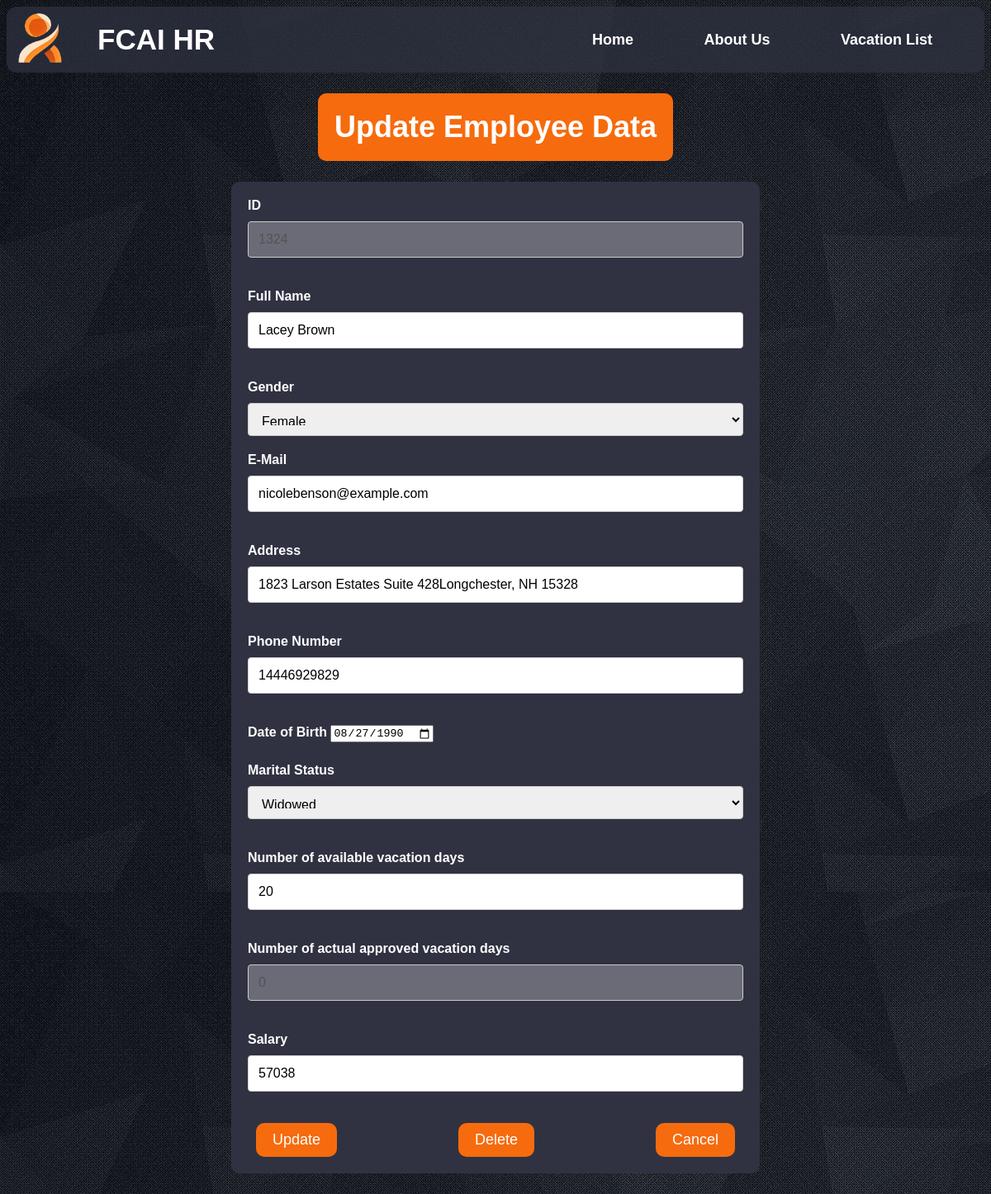
The page /updateData/1324/ on the database its author committed.
### Management/models.py (models this page shows, shortened)
class Employee(models.Model):
    id = models.IntegerField(primary_key = True, unique = True, error_messages = {'null': 'ID field cannot be null','unique': 'This ID is already in use'})
    name = models.CharField(max_length = 100)
    email = models.EmailField(max_length = 254)
    address = models.CharField(max_length = 100)
    number = models.CharField(max_length = 11)
    gender = models.CharField(max_length = 6)
    status = models.CharField(max_length= 12)
    availableVacation = models.IntegerField()
    approvedVacation = models.IntegerField(default= 0)
    salary = models.IntegerField()
    dob = models.DateField()
    dateCreated = models.DateField(default= datetime.date.today, null= True)

### Users/views.py (the view)
# urls.py: path('updateData/<id>/', userViews.update, name='hr-updateData'),
def update(request, id):
        if request.method == 'POST':
                form = EmployeeUpdateForm(request.POST, instance=Employee.objects.get(id=id))
                if form.is_valid():
                        number = form.cleaned_data.get('number')
                        if len(number) != 11:
                                messages.warning(request, "Please enter a valid phone number")
                                return render(request, 'Users/update.html', {'form': form})
                        form.save()
                        messages.info(request, "Employee updated successfully")
                        return redirect('hr-home')
        else:
                form = EmployeeUpdateForm(instance=Employee.objects.get(id=id))
        return render(request, 'Users/update.html', {'form': form, 'id': id})

### Users/templates/Users/update.html (shortened to what this page needs)
{% extends 'Management/base.html' %}
{% load static %}
{% block styles %}
<link rel="stylesheet" href="{% static 'Users/CSS/Update.css' %}">
{% endblock styles %}
{% block content %}
<h1>Update Employee Data</h1>
<form method = "POST">
		<label for="id">ID</label>
		{{form.id}}
		<br/><br/>
		<label for="name">Full Name</label>
		{{form.name}}
		<br/><br/>
		<label for="gender">Gender</label><br/>
		{{form.gender}}
		<label for="email">E-Mail </label>
		{{form.email}}
		<br/><br/>
		<label for="address">Address</label>
		{{form.address}}
		<br/><br/>
		<label for="number">Phone Number </label>
		{{form.number}}
		<br/><br/>
		<label for="date">Date of Birth </label>
		{{form.dob}}
		<br/><br/>
		<label for="maritalStat">Marital Status</label>
		{{form.status}}
		<br/><br/>
		<label for="number of available vacation days"> Number of available vacation days</label>
		{{form.availableVacation}}
		<br/><br/>
		<label for="number of approved vacation days"> Number of actual approved vacation days</label>
		{{form.approvedVacation}}
		<br/><br/>
		<label for="salary">Salary</label>
		{{form.salary}}
		<br/><br/>
	<div class="buttons">
	<input type="submit" value="Update" id="update-button"/>
	<input type="button" value="Delete" id="delete-button" onclick="window.location.href='{% url 'hr-deleteData' id %}';"/>
	<input type="button" value="Cancel" onclick="window.location.href='{% url 'hr-home' %}';"/>
	</div>
</form>
{% endblock content %}

### Management/static/Management/CSS/Navigation.css (style rules this page uses)
body { background-image: url('../Images/background.jpg'); }

### Users/static/Users/CSS/Update.css (style rules this page uses)
body { font-family: Arial, sans-serif; background-color: #f2f2f2; }
h1 { margin-top: 50px; text-align: center; font-size: 36px; background-color: #f66b0e; color: #fff; padding: 20px; border-radius: 10px; width: fit-content; margin: auto; margin-top: 25px; }
form { margin: 25px auto; max-width: 600px; padding: 20px; background-color: #303242; color: #ffffff; border-radius: 10px; }
label { display: inline-block; font-weight: bold; margin-bottom: 10px; }
input[type="text"], input[type="email"], input[type="number"], input[type="tel"], input[type="dob"], select { width: 100%; padding: 12px; border: 1px solid #ccc; border-radius: 4px; box-sizing: border-box; margin-bottom: 20px; font-size: 16px; font-family: Arial, sans-serif; }
select { height: 40px; }
input[type="button"], input[type="submit"] { background-color: #f66b0e; color: #fff; border: none; border-radius: 10px; padding: 10px 20px; font-size: 18px; cursor: pointer; }
.buttons { display: flex; justify-content: space-between; padding: 0 10px; }

### rows shown on the page
Employee: id "1324", name "Lacey Brown", gender "Female", email "nicolebenson@example.com", address "1823 Larson Estates Suite 428Longchester, NH 15328", number "14446929829", dob "08/27/1990", status "Widowed", availableVacation "20", approvedVacation "0", salary "57038"
